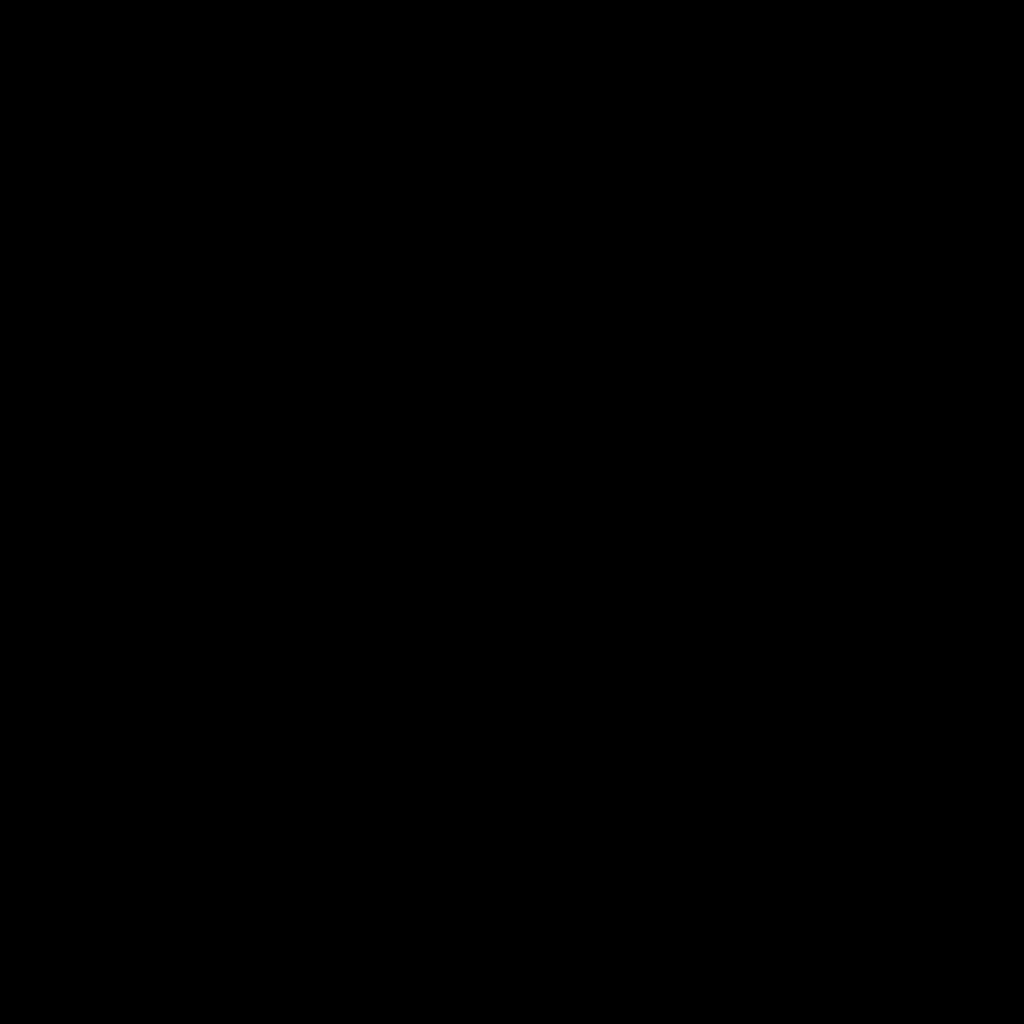
Frame 1 (no input)
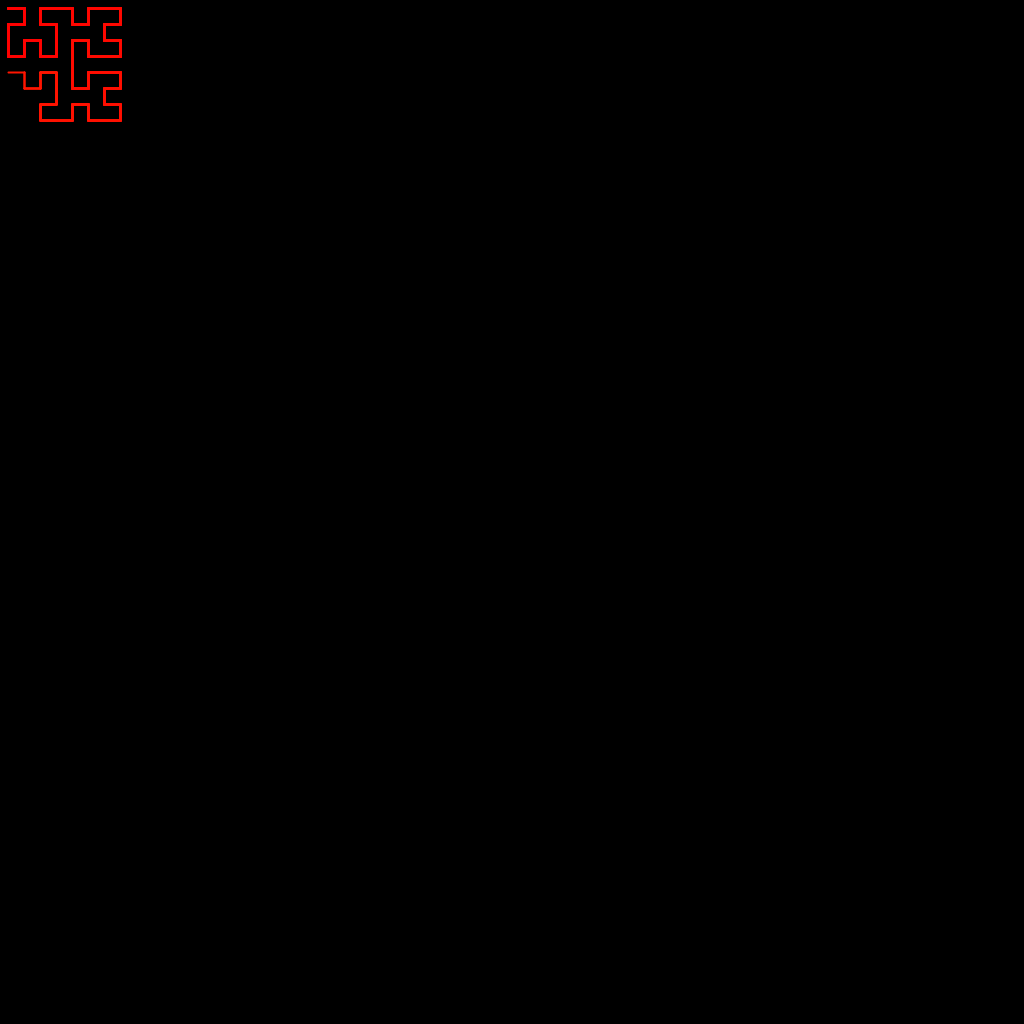
Frame 60 (the mouse pressed at the canvas centre just before this capture)
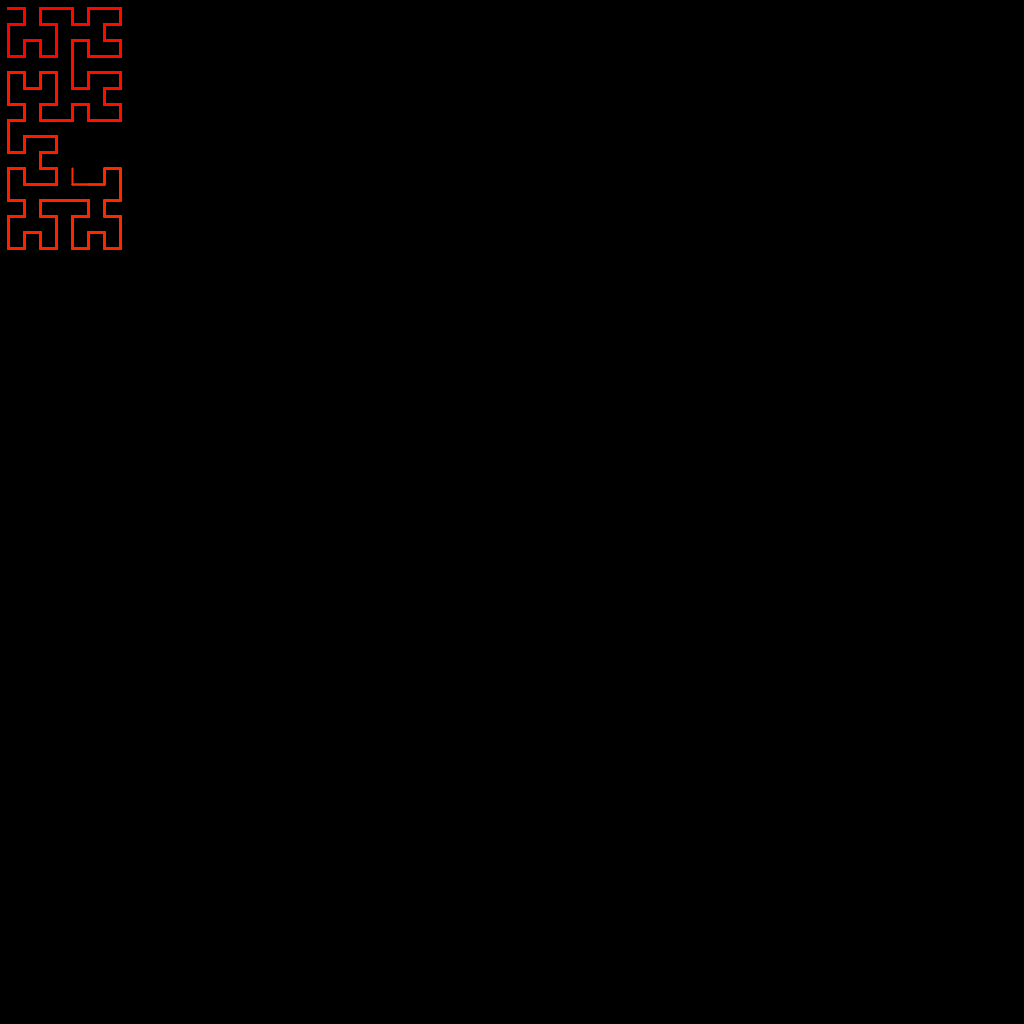
Frame 120 (the mouse held since frame 60 and released just before this capture)

The Processing sketch that drew these frames (run headless with seeded random() and noise(); from frame 60 on, the mouse is pressed at the canvas centre):

// Processing sketch: HilbertCurve
// ── HilbertCurve.pde
/*
Pseudo Hilbert Curve
*/

//which order of magnitutde we are drawing the hilbert curve
int order = 6;
//number of curves
int N = int(pow(2,order));
//number of total points
int totalPoints = N*N;

//create an array the size of all points
PVector[] path = new PVector[totalPoints];


void setup(){
  
  //for my setup the screen size needs to be square 
  size(1024,1024);
  colorMode(HSB,360,255,255);
  background(0);
  
  for(int i = 0; i < totalPoints; i++){
    path[i] = hilbert(i);
    //have the lines adjust to the size of the processing window
    float len = width/N;
    path[i].mult(len);
    //offset from the 0,0 point in the top left
    path[i].add(len/2,len/2);
  }
}

//return a specific point on the pseudo hilbert curve corresponding to i
PVector hilbert(int i){
  PVector[]points = {
   new PVector(0,0),
   new PVector(0,1),
   new PVector(1,1),
   new PVector(1,0)   
  };
  
  
  //bitmasking to extract the (0011) last two bits which correspond to
  //each quadrant that the hilbert curve will reside in (00,01,10,11) 
  
  
  int index = i & 3;
  PVector v = points[index];
  
  
  for(int j = 1; j < order; j++){
    //shift the bits over by 2
    i = i >>> 2;
    index = i & 3;
    float len = pow(2,j);
    
    //check which quadrant it belongs in
    if(index == 0){
      //flip
      float temp = v.x;
      v.x = v.y;
      v.y = temp;
    }else if(index == 1){
      //move it down
      v.y += len;
    }else if (index == 2){
      //down and to the right
      v.x+=len;
      v.y+=len;
    }else if(index == 3){
      //to the right
      float temp = len - 1 - v.x;
      v.x = len - 1 - v.y;
      v.y = temp;
      v.x+=len;
    }
  
  }
  return v; 
}

int counter = 0;
void draw(){
  
  //set and create first order Hilbert Curve
  stroke(255);
  strokeWeight(2);
  noFill();
  beginShape();
  for(int i = 1; i < counter;i++){
    float h = map(i,0,path.length,0,360);
    stroke(h,255,255);
    line(path[i].x,path[i].y,path[i-1].x,path[i-1].y);
  }
  //endShape();
  
  counter+=1;
  if(counter >= path.length){
    counter = 0;
  }
  
  
  //draw points for better visualization
  //strokeWeight(4);
  //for(int i = 0; i < path.length;i++){
  //  point(path[i].x,path[i].y);
  //  text(i,path[i].x + 5,path[i].y -5);
    
  //}
  
  
  
  
  
  
  
}
